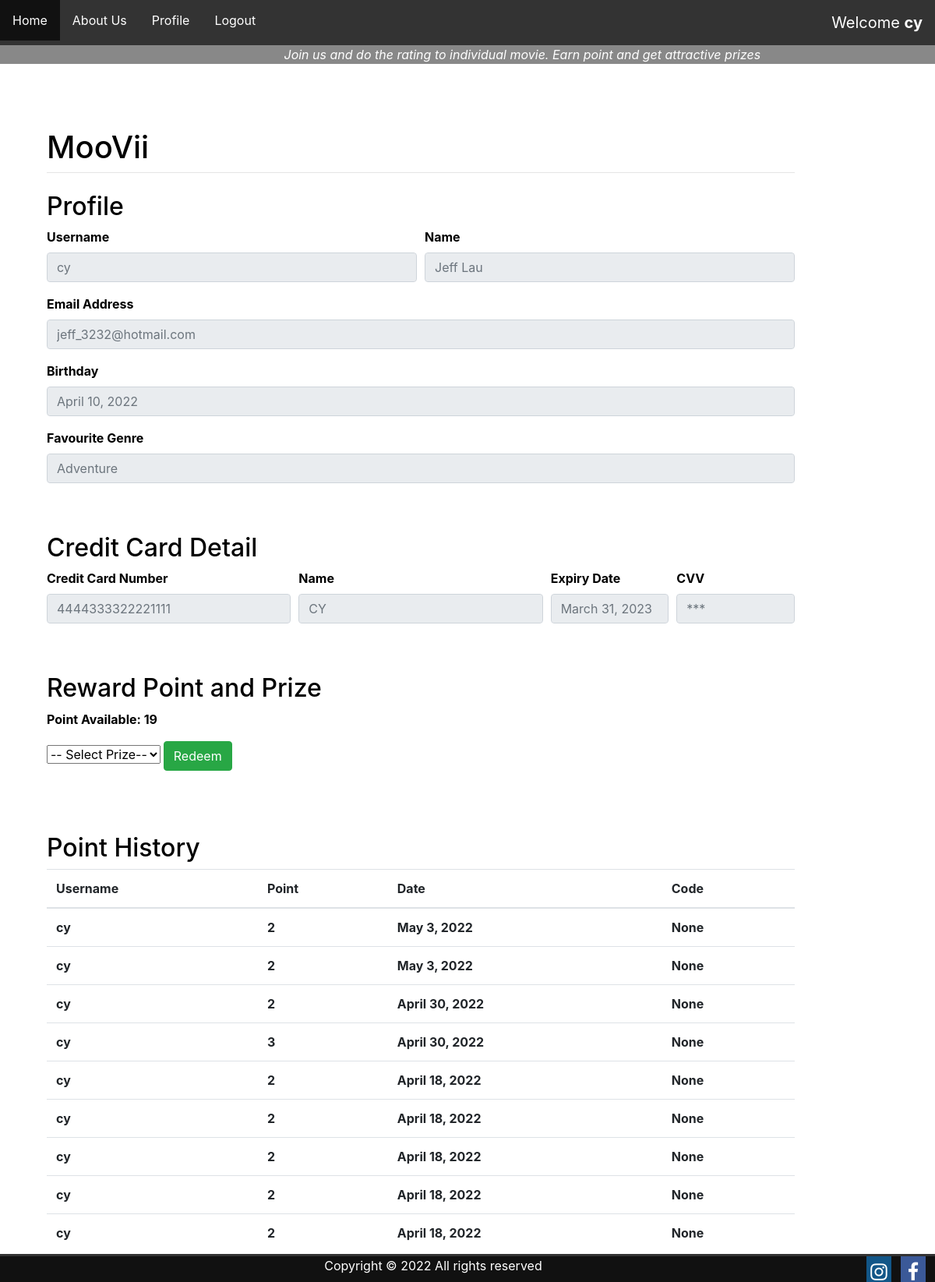
The app's page /profile/ (signed in) with its own data.
### register/models.py (models this page shows, shortened)
class Account(models.Model):
    user = models.OneToOneField(User, on_delete=models.CASCADE)
    dob = models.DateField(default=None, blank=True, null=True)
    genres = models.CharField(
        max_length=30,
        choices=[('Adventure','Adventure'),
                ('Comedy','Comedy'),
                ('Action','Action'),
                ('Drama','Drama'),
                ('Crime','Crime'),
                ('Children','Children'),
                ('Mystery','Mystery'),
                ('Documentary','Documentary'),
                ('Animation','Animation'),
                ('Thriller','Thriller'),
                ('Horror','Horror'),
                ('Fantasy','Fantasy'),
                ('Western','Western'),
                ('Film-Noir','Film-Noir'),
                ('Romance','Romance'),
                ('War','War'),
                ('Sci-Fi','Sci-Fi'),
                ('Musical','Musical'),])

class CreditCard(models.Model):
    user = models.OneToOneField(User, on_delete=models.CASCADE)
    cc_number = CardNumberField('card number')
    cc_name = models.CharField(verbose_name="cc_name", max_length=40)
    cc_expirydate = CardExpiryField('expiration date')
    cc_cvv = SecurityCodeField('security code')
    subscription_enddate = models.DateTimeField(default=timezone.now()+timedelta(days=30))

### main/models.py (models this page shows)
class Reward_Point(models.Model):
    id = models.AutoField(primary_key=True)
    user_id = models.ForeignKey(User, on_delete=models.CASCADE)
    point = models.IntegerField(default=None, blank=True, null=True)
    date_modified = models.DateField(auto_now_add=True)
    redeem_item_id = models.ForeignKey(PrizeList, on_delete=models.CASCADE, default=None, blank=True, null=True)
    code = models.CharField(max_length=50,default=None, blank=True, null=True)

### main/views.py (the view)
# urls.py: path("profile/", views.profile, name="profile"),
def profile(response):
    user = response.user
    data = Reward_Point.objects.filter(user_id=user).aggregate(thedata=Sum('point'))
    prize = PrizeList.objects.all()
    reward = Reward_Point.objects.filter(user_id=user).order_by('-id')
    msg = ''
    if 'prize_chosen' in response.POST:
        item = response.POST['prize_chosen']
        point = data['thedata']
        msg = ""
        chosenPrizeID = PrizeList.objects.get(pk=item)
        rp_PrizeItem = PrizeList.objects.filter(pk=item).values_list('require_points', flat=True)[0]
        if point is not None and point >= rp_PrizeItem:
            point = 0-rp_PrizeItem
            S = 30
            ran = ''.join(random.choices(string.ascii_uppercase + string.digits, k = S))
            if item == '1':
                ran = 'MV-'+ran
                msg = 'Please do a screenshot and present it to the staff  \n\n' + ran
            if item == '2':
                ran = 'FD-'+ran
                msg = 'Please do a screenshot and present it to the staff  \n\n' + ran
            if item == '3':
                ran = 'One month subscription'
                msg = 'We will extend your subscription for one month'
            r = Reward_Point(user_id=user, point=point, redeem_item_id=chosenPrizeID, code = ran)
            r.save()
            data = Reward_Point.objects.filter(user_id=user).aggregate(thedata=Sum('point'))
        else:
            msg = 'You do not have enough point'
    else:
        error = "something wrong"
    context = {"data":data,
                "prize":prize,
                "reward":reward,
                "msg": msg
    }
    return render(response, "main/profile.html", context)

### main/templates/main/profile.html (shortened to what this page needs)
{% extends "main/base.html" %}
{% block content %}
<h2>Profile</h2>
    <div class="form-row">
      <div class="form-group col-md-6">
        <label for="inputEmail4">Username</label>
        <input type="email" class="form-control" placeholder="{{ user }}" disabled="true">
      </div>
      <div class="form-group col-md-6">
        <label for="inputEmail4">Name</label>
        <input type="text" class="form-control" placeholder="{{ user.first_name }} {{ user.last_name }}" disabled="true">
      </div>
    </div>
    <div class="form-group">
      <label for="inputEmail4">Email Address</label>
      <input type="text" class="form-control" id="inputEmail4" placeholder="{{ user.email }}" disabled="true">
    </div>
    <div class="form-group">
      <label for="inputEmail4">Birthday</label>
      <input type="text" class="form-control" id="inputEmail4" placeholder="{{ user.account.dob }}" disabled="true">
    </div>
    <div class="form-group">
      <label for="inputEmail4">Favourite Genre</label>
      <input type="text" class="form-control" id="inputEmail4" placeholder="{{ user.account.genres }}" disabled="true">
    </div>
    <br /><br />
<h2>Credit Card Detail</h2>
    <div class="form-row">
      <div class="form-group col-md-4">
        <label for="inputEmail4">Credit Card Number</label>
        <input type="text" class="form-control" placeholder="{{ user.creditcard.cc_number }}" disabled="true">
      </div>
      <div class="form-group col-md-4">
        <label for="inputEmail4">Name</label>
        <input type="text" class="form-control" placeholder="{{ user.creditcard.cc_name }}" disabled="true">
      </div>
      <div class="form-group col-md-2">
        <label for="inputZip">Expiry Date</label>
        <input type="text" class="form-control" placeholder="{{ user.creditcard.cc_expirydate }}" disabled="true">
      </div>
      <div class="form-group col-md-2">
        <label for="inputZip">CVV</label>
        <input type="text" class="form-control" placeholder="***" disabled="true">
      </div>
    </div>
    <br /><br />
<h2>Reward Point and Prize</h2>
<p>Point Available: {{data.thedata}}</p>
<form method="POST" class="form-group" action="">
  <select name="prize_chosen" action="">
    <option selected disabled="true">-- Select Prize--</option>
  </select>
  <input type="submit" class="btn btn-success" value="Redeem">
</form>
<br />
<br />
<h2>Point History</h2>
<div class="table-responsive">
    <table class="table">
      <thead>
        <tr>
          <th scope="col">Username</th>
          <th scope="col">Point</th>
          <th scope="col">Date</th>
          <th scope="col">Code</th>
        </tr>
      </thead>
      <tbody>
        {% for td in reward.all %}
          <tr>
            <td>{{td.user_id}}</td>
            <td>{{td.point}}</td>
            <td>{{td.date_modified}}</td>
            <td>{{td.code}}</td>
          </tr>
        {% endfor %}
      </tbody>
    </table>
  </div>
{% endblock %}

### main/templates/main/base.html (shortened to what this page needs)
<!doctype html>
<html>
    <head>
        <link rel="stylesheet" href="https://stackpath.bootstrapcdn.com/bootstrap/4.3.1/css/bootstrap.min.css">
        <link rel="stylesheet" href="https://cdnjs.cloudflare.com/ajax/libs/font-awesome/4.7.0/css/font-awesome.min.css">
    </head>
    <body>
        <div class="nav">
            <ul>
                <li><a href="/home">Home</a></li>
                <li><a href="/aboutus">About Us</a></li>
                {% if request.user.is_authenticated %}
                    <li><a href="/profile">Profile</a></li>
                    <li><a href="{% url 'logout' %}">Logout</a></li>
                    <span>Welcome <b>{{ user }}</b></span>
                {% else %}
                    <li><a href="/register">Registration</a></li>
                    <li><a href="/login">Login</a></li>
                {% endif %}
            </ul>
        </div>
        <div style="background-color:#888; color:white;">
            <i style="margin-left: 30%;"> &nbsp;Join us and do the rating to individual movie. Earn point and get attractive prizes</i>
        </div>
        <div class="bg-text">
            <h1>MooVii</h1>
            <hr class="mt-0 mb-4">
            {% block content %}
            {% endblock %}
            <br />
        </div>
        <div class="footer">
            Copyright © 2022 All rights reserved
            <a href="#" class="fa fa-facebook"></a>
            <a href="#" class="fa fa-instagram"></a>
        </div>
    </body>
</html>

### main/templates/main/base.html (style rules this page uses)
html { background: url(https://wallpaper.dog/large/20355534.jpg) no-repeat center center fixed; -webkit-background-size: cover; -moz-background-size: cover; -o-background-size: cover; background-size: cover; }
.nav ul { width:100%; list-style-type: none; margin: 0; padding: 0; overflow: hidden; background-color: #333; }
.nav li { float: left; }
.nav li a { display: block; color: white; text-align: center; padding: 14px 16px; text-decoration: none; }
.nav ul span { color: white; text-align: center; padding: 14px 16px; text-decoration: none; float: right; font-size: 20px; }
.bg-text { color: Black; font-weight: bold; position: absolute; top: 10%; left: 5%; width: 80%; z-index: 2; }
.footer { z-index:100; position: fixed; left: 0; bottom: 0; width: 100%; border-top:3px solid #333; color: White; text-align: center; background-color: #111; }
.footer .fa { float: right; padding-top: 8px; margin-right: 1%; font-size: 25px; width: 32px; text-align: center; text-decoration: none; }
.footer .fa-facebook { background: #3B5998; color: white; }
.footer .fa-instagram { background: #125688; color: white; }

### records on screen
Reward_Point: user_id "cy", point "2", date_modified "May 3, 2022", code "None"
Reward_Point: user_id "cy", point "2", date_modified "May 3, 2022", code "None"
Reward_Point: user_id "cy", point "2", date_modified "April 30, 2022", code "None"
Reward_Point: user_id "cy", point "3", date_modified "April 30, 2022", code "None"
Reward_Point: user_id "cy", point "2", date_modified "April 18, 2022", code "None"
Reward_Point: user_id "cy", point "2", date_modified "April 18, 2022", code "None"
Reward_Point: user_id "cy", point "2", date_modified "April 18, 2022", code "None"
Reward_Point: user_id "cy", point "2", date_modified "April 18, 2022", code "None"
Reward_Point: user_id "cy", point "2", date_modified "April 18, 2022", code "None"

### other values on screen
{{ user }} "cy"
{{ data.thedata }} "19"
